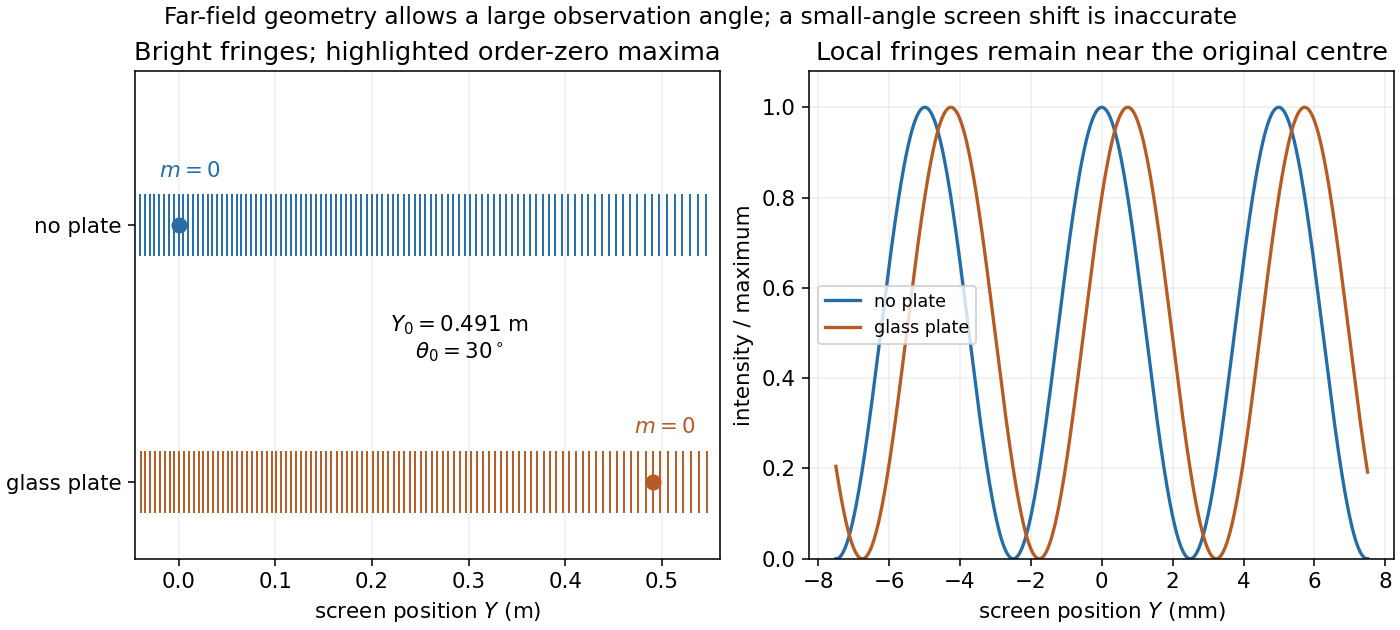

This chart was generated by the following Python code:
"""Original illustration for the 2016 Oxford Physics 2 resit solutions.
Writes only the matching PNG to the current working directory.
Tested with Python 3.14, numpy 2.3.5 and matplotlib 3.10.7 (root pyproject.toml).
"""
from pathlib import Path
import matplotlib
matplotlib.use("Agg")
import matplotlib.pyplot as plt
import numpy as np
plt.rcParams.update({"font.size": 11, "figure.facecolor": "white", "axes.facecolor": "white", "savefig.facecolor": "white"})

s=1e-4;D=.85;lam=s*.05/np.sqrt(D*D+.05*.05)/10;delay=.5e-4;Y0=D*np.tan(np.arcsin(delay/s))
fig,axs=plt.subplots(1,2,figsize=(10,4.5),layout='constrained')
for level,delta,col,label in [(1,0,'#266da6','no plate'),(0,delay,'#b65b26','glass plate')]:
 m=np.arange(-500,501);sn=(delta-m*lam)/s;sn=sn[abs(sn)<1];pos=D*sn/np.sqrt(1-sn*sn);pos=pos[(pos>-.04)&(pos<.55)];axs[0].vlines(pos,level-.12,level+.12,color=col,lw=1)
 center=0 if delta==0 else Y0;axs[0].scatter([center],[level],color=col,s=52,zorder=4);axs[0].annotate('$m=0$',(center,level),xytext=(-10,25),textcoords='offset points',fontsize=11,color=col)
axs[0].set(xlim=(-.045,.56),ylim=(-.3,1.6),yticks=[0,1],yticklabels=['glass plate','no plate'],xlabel='screen position $Y$ (m)',title='Bright fringes; highlighted order-zero maxima');axs[0].grid(axis='x',alpha=.2);axs[0].text(.29,.48,rf'$Y_0={Y0:.3f}$ m'+'\n'+r'$\theta_0=30^\circ$',ha='center')
Y=np.linspace(-.0075,.0075,2000);sn=Y/np.sqrt(D*D+Y*Y)
for delta,col,label in [(0,'#266da6','no plate'),(delay,'#b65b26','glass plate')]:axs[1].plot(Y*1000,np.cos(np.pi*(delta-s*sn)/lam)**2,color=col,label=label,lw=1.7)
axs[1].set(xlabel='screen position $Y$ (mm)',ylabel='intensity / maximum',ylim=(0,1.08),title='Local fringes remain near the original centre');axs[1].grid(alpha=.2);axs[1].legend(fontsize=9)
fig.suptitle('Far-field geometry allows a large observation angle; a small-angle screen shift is inaccurate',fontsize=12)
fig.savefig(Path.cwd()/'2016-resit-glass-slit-fringe-shift.png',dpi=140,transparent=False);plt.close(fig)
